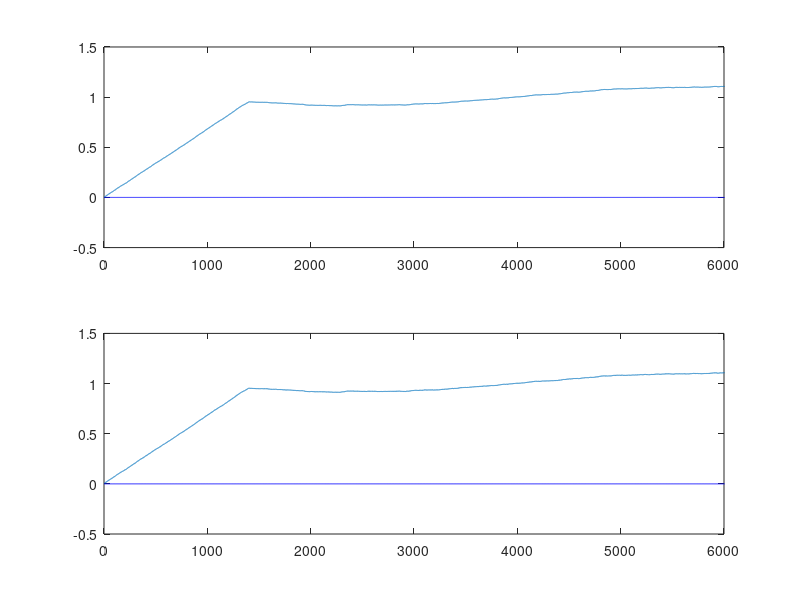

Write MATLAB code to recreate this figure.
clear 
Y = load('yaw.txt')';
Y = Y(1,:);
mean_data = mean(Y);
%Y = Y-mean_data;
length = size(Y);
N=length(2);
w=0.1*randn(1,N);
x(1)=0;
a=1;

V=randn(1,N);
q1=std(Y);
Rvv=q1.^2;
q2=std(Rvv);
Rxx=q2.^2;
q3=std(w);
Qww=q3.^2;

%Y=x+c*V;
big = 0;
small = 0;
zero = 0;
sum = 0;
sum2 = 0;

p(1)=0;
Bs(1)=0;
offset(1)=0;
for t=2:N;
x(t)=x(t-1);
p1(t)=p(t-1)+Qww;
Kg(t)=p1(t)/(p1(t)+Rvv);
Bs(t)=Bs(t-1)+Kg(t)*(Y(t)-Bs(t-1));
p(t)=p1(t)-Kg(t)*p1(t);
if Y(t)>0
    big = big + 1;
end
if Y(t)==0
   zero = zero + 1;
end
if Y(t)<0
small = small + 1;
end
sum = sum+Y(t);
sum2 = sum2+Bs(t);

end

fprintf('above0:%d\tequal20:%d\tsmaller0:%d\tsum:%f\tsum2:%f\n',big,zero,small,sum,sum2);

t=1:N;
subplot(2,1,1);
plot(t,Bs,t,x,'b');
axis([0 6000 -0.5 1.5])
subplot(2,1,2);
plot(t,Y,t,x,'b');
axis([0 6000 -0.5 1.5])